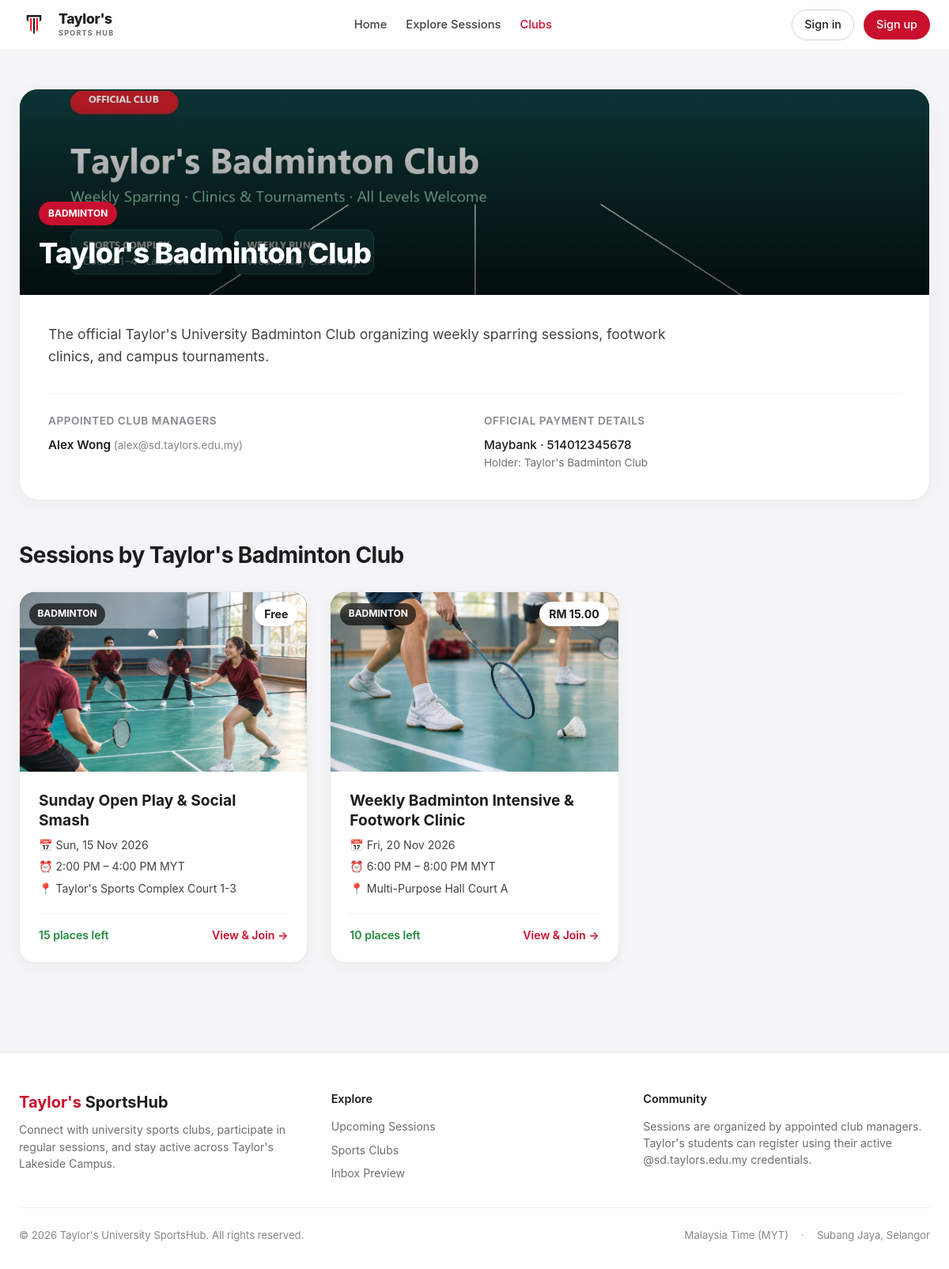
The page /club.php?id=1 on the database its author committed.
### tables this page shows
CREATE TABLE IF NOT EXISTS `clubs` (
  `id` INT AUTO_INCREMENT PRIMARY KEY,
  `name` VARCHAR(150) NOT NULL UNIQUE,
  `slug` VARCHAR(150) NOT NULL UNIQUE,
  `description` TEXT NOT NULL,
  `sport_type` VARCHAR(50) NOT NULL,
  `logo_path` VARCHAR(255) NULL,
  `banner_path` VARCHAR(255) NULL,
  `bank_name` VARCHAR(100) NOT NULL DEFAULT 'Maybank',
  `account_holder` VARCHAR(150) NOT NULL DEFAULT "Taylor's Badminton Club",
  `account_number` VARCHAR(50) NOT NULL DEFAULT '514012345678',
  `duitnow_qr_path` VARCHAR(255) NULL,
  `status` ENUM('active', 'inactive') NOT NULL DEFAULT 'active',
  `created_at` TIMESTAMP DEFAULT CURRENT_TIMESTAMP,
  `updated_at` TIMESTAMP DEFAULT CURRENT_TIMESTAMP ON UPDATE CURRENT_TIMESTAMP
);

CREATE TABLE IF NOT EXISTS `users` (
  `id` INT AUTO_INCREMENT PRIMARY KEY,
  `name` VARCHAR(100) NOT NULL,
  `email` VARCHAR(150) NOT NULL UNIQUE,
  `password_hash` VARCHAR(255) NOT NULL,
  `role` ENUM('student', 'admin') NOT NULL DEFAULT 'student',
  `status` ENUM('active', 'suspended') NOT NULL DEFAULT 'active',
  `phone` VARCHAR(30) NULL,
  `created_at` TIMESTAMP DEFAULT CURRENT_TIMESTAMP,
  `updated_at` TIMESTAMP DEFAULT CURRENT_TIMESTAMP ON UPDATE CURRENT_TIMESTAMP
);

CREATE TABLE IF NOT EXISTS `sessions` (
  `id` INT AUTO_INCREMENT PRIMARY KEY,
  `club_id` INT NOT NULL,
  `title` VARCHAR(200) NOT NULL,
  `description` TEXT NOT NULL,
  `sport_type` VARCHAR(50) NOT NULL,
  `venue` VARCHAR(255) NOT NULL,
  `image_path` VARCHAR(255) NULL,
  `session_date` DATE NOT NULL,
  `start_time` TIME NOT NULL,
  `end_time` TIME NOT NULL,
  `price` DECIMAL(10, 2) NOT NULL DEFAULT 0.00,
  `capacity` INT NOT NULL,
  `status` ENUM('draft', 'published', 'closed', 'cancelled') NOT NULL DEFAULT 'draft',
  `cancellation_reason` VARCHAR(255) NULL,
  `created_by` INT NOT NULL,
  `created_at` TIMESTAMP DEFAULT CURRENT_TIMESTAMP,
  `updated_at` TIMESTAMP DEFAULT CURRENT_TIMESTAMP ON UPDATE CURRENT_TIMESTAMP,
  CONSTRAINT `fk_session_club` FOREIGN KEY (`club_id`) REFERENCES `clubs` (`id`) ON DELETE CASCADE,
  CONSTRAINT `fk_session_creator` FOREIGN KEY (`created_by`) REFERENCES `users` (`id`) ON DELETE CASCADE
);

### config/app.php (called while the page is built, shortened)
<?php
function app_url(string $path): string {
    return APP_BASE_PATH . '/' . ltrim($path, '/');
}

### club.php (the view, shortened to what this page needs)
<?php
require_once __DIR__ . '/includes/helpers.php';
$club_id = (int)($_GET['id'] ?? 0);
$db = get_db_connection();
$stmt = $db->prepare("SELECT * FROM clubs WHERE id = :id LIMIT 1");
$stmt->execute([':id' => $club_id]);
$club = $stmt->fetch();
$stmt = $db->prepare("SELECT u.name, u.email FROM club_managers cm INNER JOIN users u ON cm.user_id = u.id WHERE cm.club_id = :id");
$stmt->execute([':id' => $club_id]);
$managers = $stmt->fetchAll();
$stmt = $db->prepare("SELECT * FROM sessions WHERE club_id = :id AND status = 'published' ORDER BY session_date ASC, start_time ASC");
$stmt->execute([':id' => $club_id]);
$sessions = $stmt->fetchAll();
require_once __DIR__ . '/includes/header.php';
?>
<div style="max-width: 1200px; margin: 0 auto; padding: 3rem 1.5rem;">
    <div style="background: #fff; border-radius: 24px; overflow: hidden; border: 1px solid rgba(0,0,0,0.08); box-shadow: 0 4px 24px rgba(0,0,0,0.04); margin-bottom: 3rem;">
        <div style="width: 100%; height: 260px; background: #141824; position: relative; overflow: hidden;">
            <img src="<?= e(get_club_banner_url($club)) ?>" alt="<?= e($club['name']) ?>" style="width: 100%; height: 100%; object-fit: cover; display: block;">
            <div style="position: absolute; inset: 0; background: linear-gradient(180deg, rgba(0,0,0,0.1) 0%, rgba(0,0,0,0.65) 100%); display: flex; align-items: flex-end; padding: 24px;">
                <div>
                    <span style="font-size: 0.75rem; font-weight: 700; text-transform: uppercase; color: #fff; background: #c8102e; padding: 0.35rem 0.75rem; border-radius: 980px; display: inline-block; margin-bottom: 8px;">
                        <?= e($club['sport_type']) ?>
                    </span>
                    <h1 style="font-size: 2.25rem; font-weight: 800; color: #fff; margin: 0; letter-spacing: -0.02em;">
                        <?= e($club['name']) ?>
                    </h1>
                </div>
            </div>
        </div>
        <div style="padding: 2.25rem;">
            <p style="font-size: 1.1rem; color: #424245; line-height: 1.6; max-width: 800px; margin: 0 0 2rem;">
                <?= e($club['description']) ?>
            </p>
            <div style="display: grid; grid-template-columns: repeat(auto-fit, minmax(280px, 1fr)); gap: 1.5rem; border-top: 1px solid #f0f0f2; padding-top: 1.5rem;">
                <div>
                    <h4 style="font-size: 0.85rem; font-weight: 600; text-transform: uppercase; color: #86868b; margin: 0 0 0.5rem; letter-spacing: 0.04em;">Appointed Club Managers</h4>
                    <?php if (empty($managers)): ?>
                        <div style="font-size: 0.92rem; color: #6e6e73;">Seeded management pending.</div>
                    <?php else: ?>
                        <?php foreach ($managers as $mgr): ?>
                            <div style="font-size: 0.95rem; font-weight: 600; color: #1d1d1f;">
                                <?= e($mgr['name']) ?> <span style="font-size: 0.85rem; font-weight: 400; color: #86868b;">(<?= e($mgr['email']) ?>)</span>
                            </div>
                        <?php endforeach; ?>
                    <?php endif; ?>
                </div>
                <div>
                    <h4 style="font-size: 0.85rem; font-weight: 600; text-transform: uppercase; color: #86868b; margin: 0 0 0.5rem; letter-spacing: 0.04em;">Official Payment Details</h4>
                    <div style="font-size: 0.95rem; color: #1d1d1f; font-weight: 500;">
                        <?= e($club['bank_name']) ?> · <?= e($club['account_number']) ?>
                    </div>
                    <div style="font-size: 0.85rem; color: #6e6e73;">Holder: <?= e($club['account_holder']) ?></div>
                </div>
            </div>
        </div>
    </div>
    <div>
        <h2 style="font-size: 1.75rem; font-weight: 700; color: #1d1d1f; margin: 0 0 1.5rem; letter-spacing: -0.02em;">
            Sessions by <?= e($club['name']) ?>
        </h2>
        <?php if (empty($sessions)): ?>
            <div style="background: #fff; border-radius: 18px; padding: 3rem 2rem; text-align: center; border: 1px solid #e5e5ea; color: #6e6e73;">
                No sessions published by this club yet.
            </div>
        <?php else: ?>
            <div style="display: grid; grid-template-columns: repeat(auto-fill, minmax(340px, 1fr)); gap: 1.75rem;">
                <?php foreach ($sessions as $sess): ?>
                    <?php
                    $seat_info = get_session_seat_info($sess['id']);
                    $cover_url = get_session_cover_url($sess);
                    ?>
                    <a href="<?= app_url('/session-detail.php?id=' . $sess['id']) ?>" style="background: #fff; border-radius: 20px; border: 1px solid rgba(0,0,0,0.08); box-shadow: 0 4px 18px rgba(0,0,0,0.04); overflow: hidden; display: flex; flex-direction: column; justify-content: space-between; text-decoration: none; color: inherit; transition: transform 0.2s cubic-bezier(0.16, 1, 0.3, 1), box-shadow 0.2s ease;">
                        <div style="position: relative; width: 100%; aspect-ratio: 16 / 10; overflow: hidden; background: #141824;">
                            <img src="<?= e($cover_url) ?>" alt="<?= e($sess['title']) ?>" style="width: 100%; height: 100%; object-fit: cover; display: block;" loading="lazy">
                            <div style="position: absolute; top: 12px; left: 12px; right: 12px; display: flex; justify-content: space-between; align-items: center;">
                                <span style="font-size: 0.75rem; font-weight: 700; text-transform: uppercase; color: #fff; background: rgba(0,0,0,0.65); backdrop-filter: blur(8px); padding: 0.3rem 0.65rem; border-radius: 980px;">
                                    <?= e($sess['sport_type']) ?>
                                </span>
                                <span style="font-size: 0.88rem; font-weight: 700; color: #1d1d1f; background: #fff; padding: 0.3rem 0.75rem; border-radius: 980px; box-shadow: 0 2px 6px rgba(0,0,0,0.12);">
                                    <?= format_price($sess['price']) ?>
                                </span>
                            </div>
                        </div>
                        <div style="padding: 1.5rem; display: flex; flex-direction: column; flex: 1; justify-content: space-between;">
                            <div>
                                <h3 style="font-size: 1.2rem; font-weight: 700; color: #1d1d1f; margin: 0 0 0.5rem; line-height: 1.3;">
                                    <?= e($sess['title']) ?>
                                </h3>
                                <div style="font-size: 0.88rem; color: #424245; display: flex; flex-direction: column; gap: 0.35rem; margin-bottom: 1.25rem;">
                                    <div>📅 <?= format_session_date($sess['session_date']) ?></div>
                                    <div>⏰ <?= format_session_time_range($sess['start_time'], $sess['end_time']) ?></div>
                                    <div>📍 <?= e($sess['venue']) ?></div>
                                </div>
                            </div>
                            <div style="display: flex; justify-content: space-between; align-items: center; border-top: 1px solid #f0f0f2; padding-top: 1rem; font-size: 0.88rem;">
                                <span style="font-weight: 600; color: <?= $seat_info['is_full'] ? '#d70015' : '#248a3d' ?>;">
                                    <?= $seat_info['is_full'] ? 'Full' : $seat_info['seats_left'] . ' places left' ?>
                                </span>
                                <span style="color: #c8102e; font-weight: 600;">View & Join →</span>
                            </div>
                        </div>
                    </a>
                <?php endforeach; ?>
            </div>
        <?php endif; ?>
    </div>
</div>
<?php require_once __DIR__ . '/includes/footer.php'; ?>

### assets/css/style.css (style rules this page uses)
:root { --font-family: -apple-system, BlinkMacSystemFont, "SF Pro Text", "SF Pro Display", -apple-system-subheadline, "SF Pro", system-ui, "Helvetica Neue", Helvetica, Arial, sans-serif; --font-serif: "New York", Georgia, Cambria, "Times New Roman", Times, serif; --bg-page: #f5f5f7; --bg-surface-subtle: #fbfbfd; --bg-surface-card: #ffffff; --text-main: #1d1d1f; --text-secondary: #424245; --text-muted: #6e6e73; --text-light: #86868b; --color-primary: #c81e27; --color-primary-hover: #b01820; --color-primary-active: #941219; --color-primary-light: #fff2f2; --color-primary-border: #fecdd3; --color-primary-glow: rgba(200, 30, 39, 0.14); --badge-open-bg: rgba(52, 199, 89, 0.12); --badge-open-text: #248a3d; --badge-open-border: rgba(52, 199, 89, 0.28); --badge-full-bg: rgba(255, 59, 48, 0.11); --badge-full-text: #d70015; --badge-full-border: rgba(255, 59, 48, 0.25); --badge-waitlist-bg: rgba(255, 149, 0, 0.12); --badge-waitlist-text: #b25000; --badge-waitlist-border: rgba(255, 149, 0, 0.28); --badge-joined-bg: rgba(0, 113, 227, 0.11); --badge-joined-text: #0071e3; --badge-joined-border: rgba(0, 113, 227, 0.25); --badge-completed-bg: rgba(142, 142, 147, 0.12); --badge-completed-text: #636366; --badge-completed-border: rgba(142, 142, 147, 0.22); --badge-draft-bg: rgba(142, 142, 147, 0.08); --badge-draft-text: #6e6e73; --badge-draft-border: rgba(142, 142, 147, 0.18); --border-subtle: rgba(0, 0, 0, 0.04); --border-light: rgba(0, 0, 0, 0.08); --radius-xs: 6px; --radius-sm: 10px; --radius-md: 14px; --radius-lg: 20px; --radius-xl: 28px; --radius-full: 9999px; --shadow-xs: 0 1px 2px 0 rgba(0, 0, 0, 0.03); --shadow-sm: 0 2px 6px 0 rgba(0, 0, 0, 0.04), 0 1px 2px -1px rgba(0, 0, 0, 0.03); --shadow-md: 0 6px 16px -2px rgba(0, 0, 0, 0.06), 0 2px 6px -1px rgba(0, 0, 0, 0.03); --shadow-lg: 0 16px 36px -6px rgba(0, 0, 0, 0.08), 0 6px 14px -2px rgba(0, 0, 0, 0.04); --shadow-card-hover: 0 20px 42px -8px rgba(0, 0, 0, 0.10), 0 8px 18px -4px rgba(0, 0, 0, 0.04); --shadow-modal: 0 28px 64px -12px rgba(0, 0, 0, 0.20), 0 12px 28px -8px rgba(0, 0, 0, 0.08); --max-width: 1220px; --header-height: 72px; --transition-press: 0.12s cubic-bezier(0.16, 1, 0.3, 1); --transition-fast: 0.18s cubic-bezier(0.16, 1, 0.3, 1); --transition-normal: 0.28s cubic-bezier(0.16, 1, 0.3, 1); }
*, *::before, *::after { box-sizing: border-box; margin: 0; padding: 0; }
html { scroll-behavior: smooth; }
body { font-family: var(--font-family); background-color: var(--bg-page); color: var(--text-main); line-height: 1.55; -webkit-font-smoothing: antialiased; -moz-osx-font-smoothing: grayscale; min-height: 100vh; display: flex; flex-direction: column; }
a { color: inherit; text-decoration: none; transition: color var(--transition-fast); }
img { max-width: 100%; height: auto; display: block; }

### rows shown on the page
clubs: banner_path (picture), sport_type "BADMINTON", name "Taylor's Badminton Club", description "The official Taylor's University Badminton Club organizing weekly sparring sessions, footwork clinics, and campus tournaments.", bank_name "Maybank", account_number "514012345678", account_holder "Taylor's Badminton Club"
users: name "Alex Wong", email "alex@sd.taylors.edu.my"
sessions: image_path (picture), sport_type "BADMINTON", price "Free", title "Sunday Open Play & Social Smash", session_date "Sun, 15 Nov 2026", format_session_time_range($sess['start_time'], $sess['end_time']) "2:00 PM – 4:00 PM MYT", venue "Taylor's Sports Complex Court 1-3", seats_left "15"
sessions: image_path (picture), sport_type "BADMINTON", price "RM 15.00", title "Weekly Badminton Intensive & Footwork Clinic", session_date "Fri, 20 Nov 2026", format_session_time_range($sess['start_time'], $sess['end_time']) "6:00 PM – 8:00 PM MYT", venue "Multi-Purpose Hall Court A", seats_left "10"
